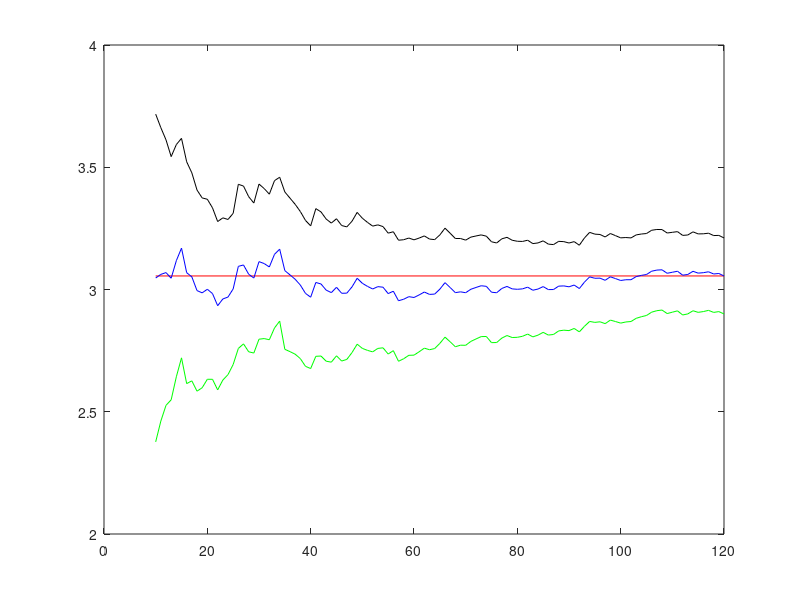
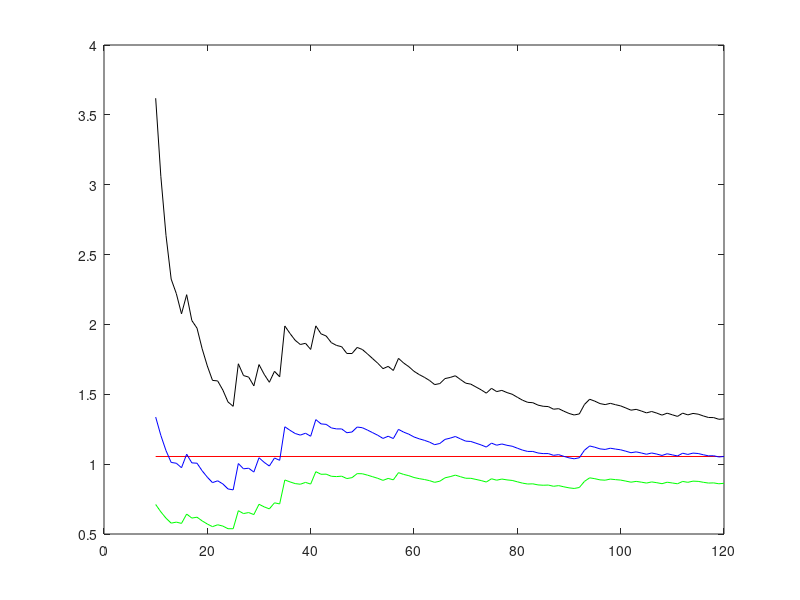

MATLAB code to generate these figures, in order:
% Problem 18
X = [3.38,1.21,1.85,2.24,4.17,2.99,4.81,2.71,2.70,4.41,3.21,3.15,2.77,4.05,3.89,1.56,2.78,2.04,2.82,3.28,2.63,1.89,3.57,3.15,3.80,5.40,3.25,2.04,2.61,5.06,2.87,2.66,4.80,3.86,0.09,2.45,2.40,2.14,1.69,2.36,5.44,2.77,1.94,2.55,3.97,1.88,3.01,4.21,4.74,2.02,2.38,2.46,3.51,2.89,1.57,3.53,0.77,3.31,3.58,2.77,3.61,3.71,2.38,3.06,4.29,4.76,1.69,1.59,3.21,2.74,3.99,3.53,3.52,2.84,1.21,2.82,4.34,3.65,2.22,2.87,3.14,3.58,1.96,3.41,3.85,1.96,3.02,4.22,3.10,2.68,3.67,1.70,5.47,5.02,2.52,3.09,2.19,4.44,2.33,2.27,3.34,3.05,4.35,3.58,3.43,4.49,3.57,3.20,1.53,3.53,3.53,1.27,3.40,4.53,2.21,3.28,3.50,2.01,3.30,1.86];
   

% Solution
gamma = 0.9;
alpha = (1 - gamma)/2;
N = 1:length(X);
 
MX = mean(X);
DX = var(X);

M = [];
D = [];
for i = N
    M(i) = mean(X(1:i));
    D(i) = var(X(1:i));
end;

% Part A
ML = M - sqrt(D./N).*tinv(1 - alpha, N - 1);
MH = M + sqrt(D./N).*tinv(1 - alpha, N - 1);

% Part B
DL = D.*(N - 1)./chi2inv(1 - alpha, N - 1);
DH = D.*(N - 1)./chi2inv(alpha, N - 1);

fprintf('Mean(X)  : %.5f\n', MX);
fprintf('Low bound(MX): %.5f\nHigh bound(MX): %.5f\n', ML(end), MH(end));

fprintf('\nVariance(X): %.5f\n', DX); 
fprintf('Low bound(DX): %.5f\nHigh bound(DX): %.5f\n', DL(end), DH(end));

N = 10:length(X);
M = M(N);
ML = ML(N);
MH = MH(N);
D = D(N);
DL = DL(N);
DH = DH(N);

figure
plot([N(1),N(end)], [MX, MX], 'r');  % draw line y = MX
hold on;
plot(N, M, 'b');    % mean
plot(N, ML, 'g');   % low bound of mean
plot(N, MH, 'k');   % high bound of mean
hold off;


figure
plot([N(1), N(end)], [DX, DX], 'r');    % draw line y = DX
hold on;
plot(N, D, 'b');     % variance
plot(N, DL, 'g');    % low bound of variance 
plot(N, DH, 'k');    % high bound of variance
hold off;